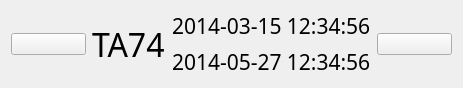
<?xml version="1.0" encoding="UTF-8"?>
<ui version="4.0">
 <class>Form</class>
 <widget class="QWidget" name="Form">
  <property name="geometry">
   <rect>
    <x>0</x>
    <y>0</y>
    <width>463</width>
    <height>74</height>
   </rect>
  </property>
  <property name="windowTitle">
   <string>Form</string>
  </property>
  <layout class="QHBoxLayout" name="horizontalLayout">
   <item>
    <widget class="QPushButton" name="pushButton">
     <property name="text">
      <string/>
     </property>
     <property name="icon">
      <iconset>
       <normalon>:/res/mail_1_close.png</normalon>
      </iconset>
     </property>
     <property name="iconSize">
      <size>
       <width>48</width>
       <height>48</height>
      </size>
     </property>
    </widget>
   </item>
   <item>
    <widget class="QLabel" name="label_5">
     <property name="font">
      <font>
       <family>瀹嬩綋</family>
       <pointsize>24</pointsize>
      </font>
     </property>
     <property name="text">
      <string>TA74</string>
     </property>
    </widget>
   </item>
   <item>
    <layout class="QVBoxLayout" name="verticalLayout">
     <item>
      <widget class="QLabel" name="label">
       <property name="font">
        <font>
         <family>瀹嬩綋</family>
         <pointsize>16</pointsize>
        </font>
       </property>
       <property name="text">
        <string>2014-03-15 12:34:56</string>
       </property>
      </widget>
     </item>
     <item>
      <widget class="QLabel" name="label_3">
       <property name="font">
        <font>
         <family>瀹嬩綋</family>
         <pointsize>16</pointsize>
        </font>
       </property>
       <property name="text">
        <string>2014-05-27 12:34:56</string>
       </property>
      </widget>
     </item>
    </layout>
   </item>
   <item>
    <widget class="QPushButton" name="pushButton_2">
     <property name="text">
      <string/>
     </property>
     <property name="icon">
      <iconset>
       <normalon>:/res/spk_blue_on.png</normalon>
      </iconset>
     </property>
     <property name="iconSize">
      <size>
       <width>48</width>
       <height>48</height>
      </size>
     </property>
    </widget>
   </item>
  </layout>
 </widget>
 <resources/>
 <connections/>
</ui>
